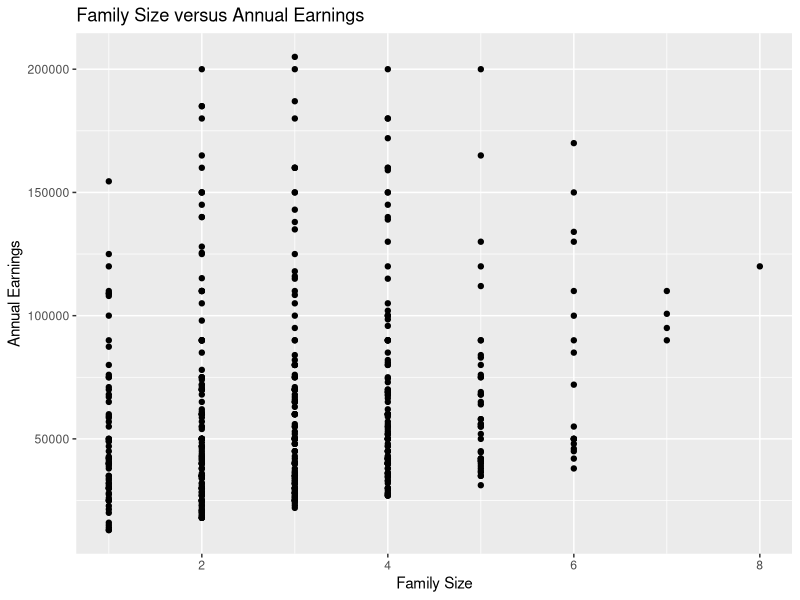
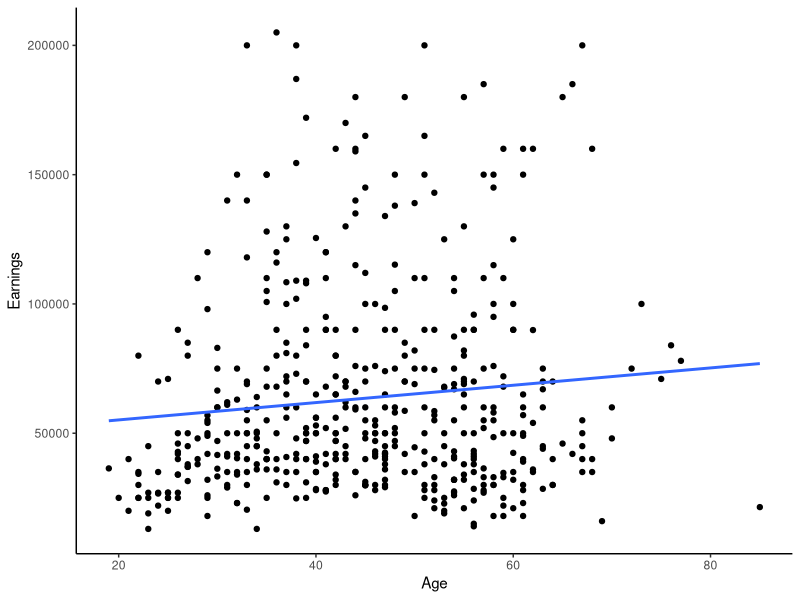
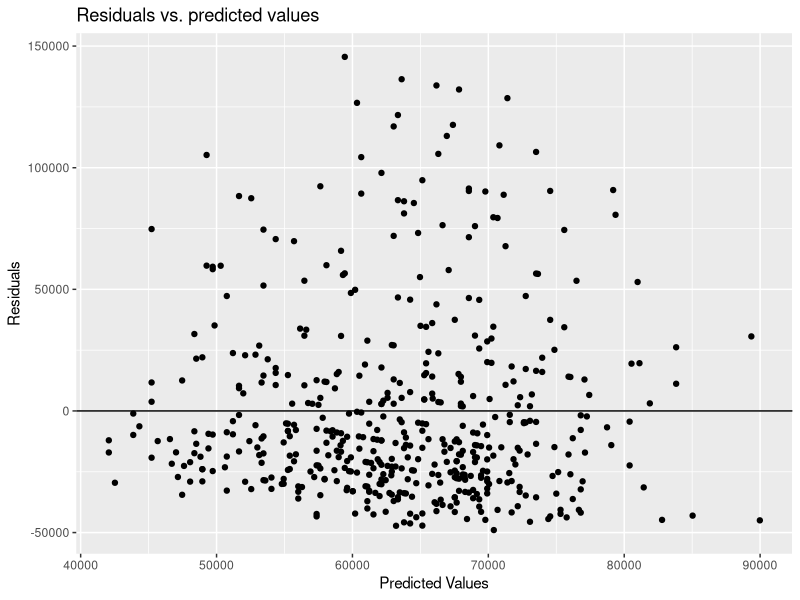
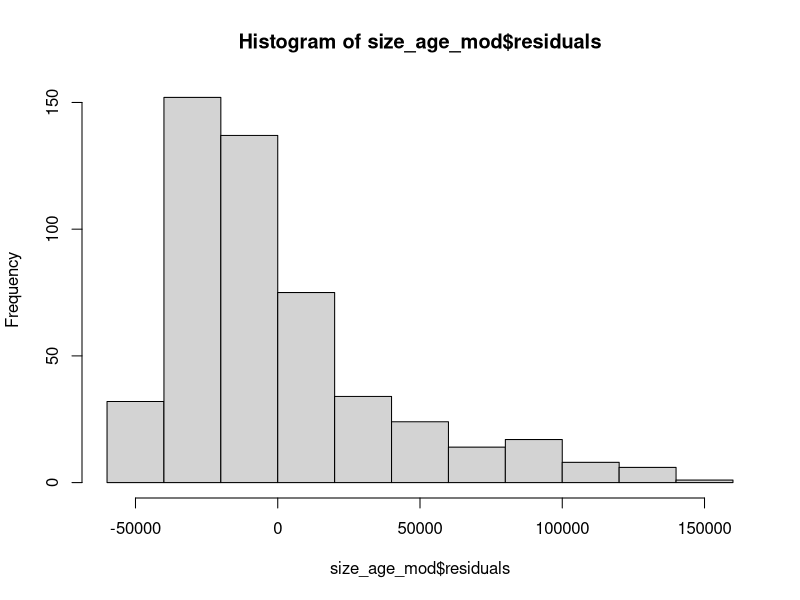

Write R code to recreate these figures, in order.
## ---- chunk 1
knitr::opts_chunk$set(
	echo = TRUE,
	message = FALSE,
	warning = FALSE
)
library(tidyverse)
## ---- chunk 2
wage_dat<-read_csv("wage_data.csv")
wage_dat%>%
  ggplot(aes(x=FamilySize, y=Earnings))+
  geom_point()+
  labs(x="Family Size", y = "Annual Earnings", title = "Family Size versus Annual Earnings")
## ---- chunk 3

size_mod = lm(Earnings~FamilySize, data = wage_dat)
summary(size_mod)
## ---- chunk 4
wage_dat%>%
  ggplot(aes(x=`Age`,
             y=`Earnings`))+
  geom_point()+
  geom_smooth(method = "lm", se=FALSE)+
  theme_classic()
## ---- chunk 5
size_age_mod = lm(Earnings~FamilySize+Age, data = wage_dat)
summary(size_age_mod)
## ---- chunk 6
size_age_mod%>%
  fortify(wage_dat)%>%
  ggplot(aes(x = .fitted, y = .resid))+
  geom_point()+
  geom_hline(yintercept = 0)+
  labs( x = "Predicted Values", y = "Residuals", title = "Residuals vs. predicted values")
## ---- chunk 7
hist(size_age_mod$residuals)
